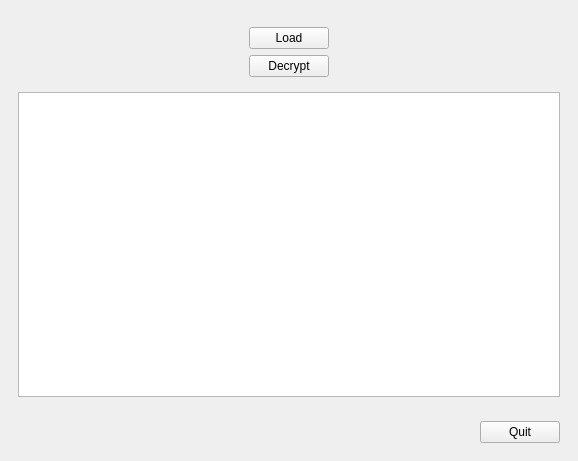
<?xml version="1.0" encoding="UTF-8"?>
<ui version="4.0">
 <class>MainWindow</class>
 <widget class="QMainWindow" name="MainWindow">
  <property name="geometry">
   <rect>
    <x>0</x>
    <y>0</y>
    <width>578</width>
    <height>461</height>
   </rect>
  </property>
  <property name="windowTitle">
   <string>MainWindow</string>
  </property>
  <widget class="QWidget" name="centralwidget">
   <layout class="QVBoxLayout" name="verticalLayout">
    <item>
     <widget class="QFrame" name="frame_2">
      <property name="frameShape">
       <enum>QFrame::NoFrame</enum>
      </property>
      <property name="frameShadow">
       <enum>QFrame::Raised</enum>
      </property>
      <layout class="QVBoxLayout" name="verticalLayout_2">
       <item>
        <widget class="QFrame" name="frame_4">
         <property name="frameShape">
          <enum>QFrame::NoFrame</enum>
         </property>
         <property name="frameShadow">
          <enum>QFrame::Raised</enum>
         </property>
         <layout class="QGridLayout" name="gridLayout_2">
          <item row="0" column="0">
           <spacer name="horizontalSpacer_5">
            <property name="orientation">
             <enum>Qt::Horizontal</enum>
            </property>
            <property name="sizeHint" stdset="0">
             <size>
              <width>99</width>
              <height>20</height>
             </size>
            </property>
           </spacer>
          </item>
          <item row="0" column="1">
           <widget class="QPushButton" name="loadButton">
            <property name="text">
             <string>Load</string>
            </property>
           </widget>
          </item>
          <item row="0" column="2">
           <spacer name="horizontalSpacer_7">
            <property name="orientation">
             <enum>Qt::Horizontal</enum>
            </property>
            <property name="sizeHint" stdset="0">
             <size>
              <width>98</width>
              <height>20</height>
             </size>
            </property>
           </spacer>
          </item>
          <item row="1" column="0">
           <spacer name="horizontalSpacer_6">
            <property name="orientation">
             <enum>Qt::Horizontal</enum>
            </property>
            <property name="sizeHint" stdset="0">
             <size>
              <width>99</width>
              <height>20</height>
             </size>
            </property>
           </spacer>
          </item>
          <item row="1" column="1">
           <widget class="QPushButton" name="decryptButton">
            <property name="text">
             <string>Decrypt</string>
            </property>
           </widget>
          </item>
          <item row="1" column="2">
           <spacer name="horizontalSpacer_8">
            <property name="orientation">
             <enum>Qt::Horizontal</enum>
            </property>
            <property name="sizeHint" stdset="0">
             <size>
              <width>98</width>
              <height>20</height>
             </size>
            </property>
           </spacer>
          </item>
         </layout>
        </widget>
       </item>
       <item>
        <widget class="QTextEdit" name="textEditOUT">
         <property name="minimumSize">
          <size>
           <width>400</width>
           <height>0</height>
          </size>
         </property>
         <property name="readOnly">
          <bool>true</bool>
         </property>
        </widget>
       </item>
      </layout>
     </widget>
    </item>
    <item>
     <widget class="QFrame" name="frame_6">
      <property name="frameShape">
       <enum>QFrame::NoFrame</enum>
      </property>
      <property name="frameShadow">
       <enum>QFrame::Raised</enum>
      </property>
      <layout class="QHBoxLayout" name="horizontalLayout">
       <item>
        <spacer name="horizontalSpacer_9">
         <property name="orientation">
          <enum>Qt::Horizontal</enum>
         </property>
         <property name="sizeHint" stdset="0">
          <size>
           <width>583</width>
           <height>20</height>
          </size>
         </property>
        </spacer>
       </item>
       <item>
        <widget class="QPushButton" name="quitButton">
         <property name="text">
          <string>Quit</string>
         </property>
        </widget>
       </item>
      </layout>
     </widget>
    </item>
   </layout>
  </widget>
 </widget>
 <resources/>
 <connections/>
</ui>
